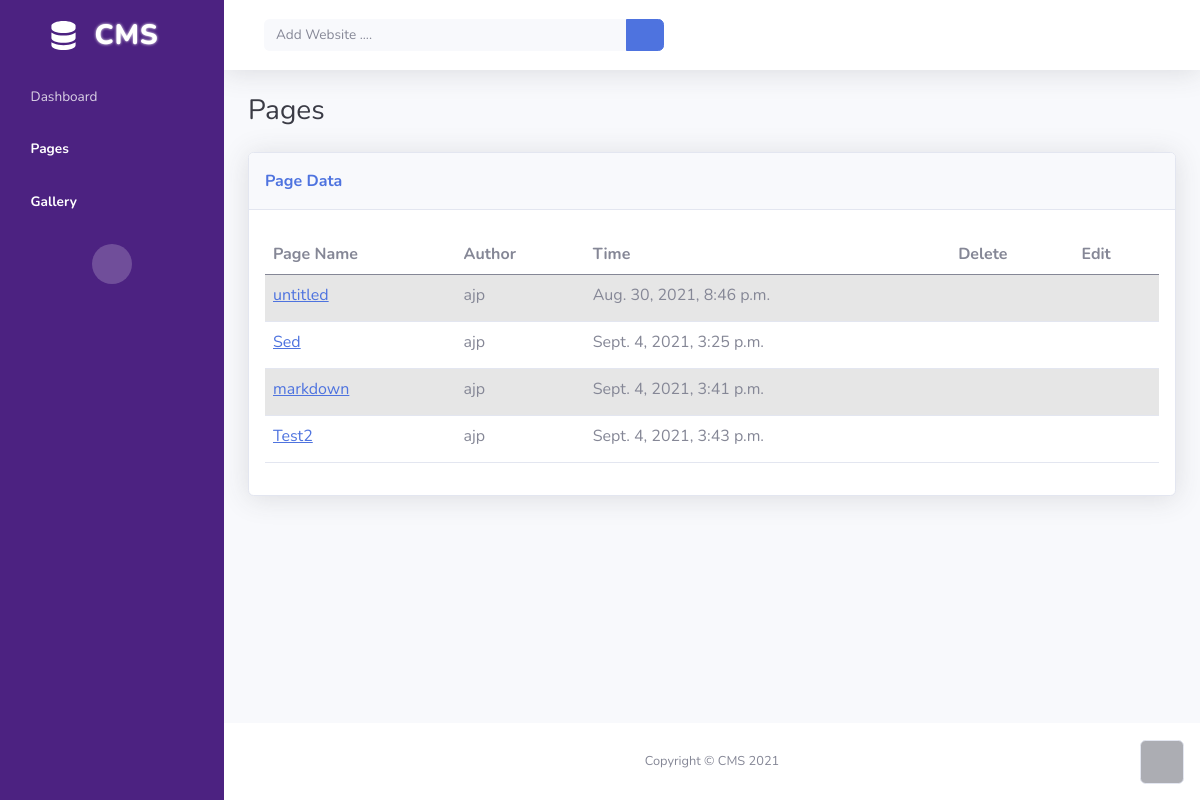
/objectinfo/Test (signed in), run on the app's committed database.
### webcore/models.py (models this page shows)
class testtext(models.Model):
    title=models.CharField(max_length=1000,default='untitled')
    text=RichTextField()
    visibility=models.IntegerField(default=1)
    headerimage=models.ImageField(upload_to="uploads/",blank=True,null=True)
    site=models.ForeignKey(website,on_delete=models.CASCADE,default=7)
    time=models.DateTimeField(null=True,auto_now_add=True)
    text2=RichTextUploadingField(blank=True,null=True,external_plugin_resources=[(
        'youtube',
        '/static/webcore/youtube/',
        'plugin.js',
    ),
    (
        'markdown',
        '/static/webcore/markdown/',
        'plugin.js',
    )],
    )

### webcore/views.py (the view)
# urls.py: path('objectinfo/<key>',views.action_panel,name='objectinfo'),
def action_panel(request,key):
    c=testtext.objects.filter(site__hname=key,site__admin=request.user)
    if(c):
        t=c.count()
        print(t)
        return render(request,'pagemanage.html',{'no':t,'pages':c,'key':key})
    else:
        return HttpResponseNotFound('<h1 style="text-align:center;">No Such Page Exists</h1>')

### webcore/templates/pagemanage.html (shortened to what this page needs)
{% load static %}
<!DOCTYPE html>
<html>
<head>
    <link rel="stylesheet" href="{% static 'webcore/assets4/bootstrap/css/bootstrap.min.css' %}">
    <link rel="stylesheet" href="{% static 'webcore/assets4/fonts/fontawesome-all.min.css' %}">
    <link rel="stylesheet" href="{% static 'webcore/assets4/fonts/font-awesome.min.css' %}">
    <link rel="stylesheet" href="{% static 'webcore/assets4/fonts/ionicons.min.css' %}">
    <link rel="stylesheet" href="{% static 'webcore/assets4/fonts/material-icons.min.css' %}">
    <link rel="stylesheet" href="{% static 'webcore/assets4/fonts/fontawesome5-overrides.min.css' %}">
    <link rel="stylesheet" href="https://cdnjs.cloudflare.com/ajax/libs/animate.css/3.5.2/animate.min.css">
</head>
<body id="page-top">
    <div id="wrapper">
        <nav class="navbar navbar-dark align-items-start sidebar sidebar-dark accordion bg-gradient-primary p-0" style="background: rgb(76,34,129);">
            <div class="container-fluid d-flex flex-column p-0"><a class="navbar-brand d-flex justify-content-center align-items-center sidebar-brand m-0" href="#">
                    <div class="sidebar-brand-text mx-3"><span style="font-size: 28px;text-shadow: 0px 0px 3px;">CMS</span></div>
                </a>
                <ul class="navbar-nav text-light" id="accordionSidebar">
                    <li class="nav-item"><a class="nav-link" href="../home/"><i class="fas fa-tachometer-alt"></i><span>Dashboard</span></a></li>
                    <li class="nav-item"><a class="nav-link active" href="#"><i class="fas fa-table"></i><span>Pages</span></a><a class="nav-link active" href="#"><i class="fa fa-video-camera"></i><span>Gallery</span></a></li>
                </ul>
                <div class="text-center d-none d-md-inline"><button class="btn rounded-circle border-0" id="sidebarToggle" type="button"></button></div>
            </div>
        </nav>
        <div class="d-flex flex-column" id="content-wrapper">
            <div id="content">
                <nav class="navbar navbar-light navbar-expand bg-white shadow mb-4 topbar static-top">
                    <div class="container-fluid"><button class="btn btn-link d-md-none rounded-circle me-3" id="sidebarToggleTop" type="button"></button>
                        <form id="websiteform" class="d-none d-sm-inline-block me-auto ms-md-3 my-2 my-md-0 mw-100 navbar-search" action="{% url 'create-website' %}" method="POST" enctype="multipart/form-data">
                            <div class="input-group"><input id="hname" name="hname" class="bg-light form-control border-0 small" type="text" placeholder="Add Website ...."><button onclick="createnew()" class="btn btn-primary py-0" type="button"><i class="fab fa-weebly"></i></button></div>
                        </form>
                    </div>
                </nav>
                <div class="container-fluid">
                    <h3 class="text-dark mb-4">Pages</h3>
                    <div class="card shadow">
                        <div class="card-header py-3">
                            <p class="text-primary m-0 fw-bold">Page Data</p>
                        </div>
                        <div class="card-body">
                            <div class="table-responsive table mt-2" id="dataTable" role="grid" aria-describedby="dataTable_info">
                                <table class="table table-striped my-0" id="dataTable">
                                    <thead>
                                        <tr>
                                            <th>Page Name</th>
                                            <th>Author</th>
                                            <th>Time</th>
                                            <th>Delete</th>
                                            <th>Edit</th>
                                        </tr>
                                    </thead>
                                    <tbody>
                                        {% for i in pages %}
                                        <tr style="height: 47px;width: 1091px;">
                                            <td><a href="{% url 'testread' key i.title %}">{{ i.title }}</a></td>
                                            <td>{{ request.user }}</td>
                                            <td>{{ i.time }}</td>
                                            <td><a onclick="deletepage('{{ key }}','{{ i.title }}')"><i class="fa fa-trash" style="font-size: 24px;width: 12.5781px;color: var(--bs-red);"></i></a></td>
                                            <td><a href="{% url 'modify' key i.title %}"><i class="fa fa-gears" style="font-size: 24px;width: 12.5781px;color: var(--bs-primary);"></i></a></td>
                                        </tr>
                                        {% endfor %}
                                    </tbody>
                                </table>
                            </div>
                        </div>
                    </div>
                </div>
            </div>
            <footer class="bg-white sticky-footer">
                <div class="container my-auto">
                    <div class="text-center my-auto copyright"><span>Copyright © CMS 2021</span></div>
                </div>
            </footer>
        </div><a class="border rounded d-inline scroll-to-top" href="#page-top"><i class="fas fa-angle-up"></i></a>
    </div>
</body>
</html>

### data on the page
testtext: title "untitled", time "Aug. 30, 2021, 8:46 p.m."
testtext: title "Sed", time "Sept. 4, 2021, 3:25 p.m."
testtext: title "markdown", time "Sept. 4, 2021, 3:41 p.m."
testtext: title "Test2", time "Sept. 4, 2021, 3:43 p.m."

### other printed values
{{ request.user }} "ajp"
